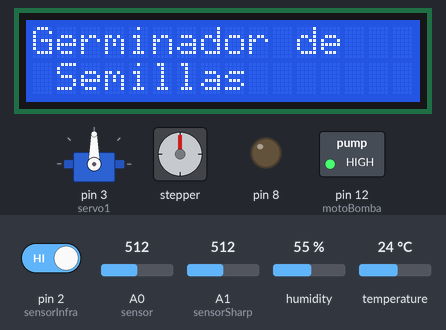
Bench run of a sketch on a simulated Arduino Uno, built with avr-gcc and run on an emulated ATmega328P. Parts: servo, 16×2 character LCD, stepper motor, switched loads named in the sketch (green lamp = pin HIGH), output pins drawn as LEDs (lit = HIGH). The inputs (shaded band) are chosen by the test bench; at power-on: pin 2 (sensorInfra) HIGH, A0 (sensor) = 512, temperature 24 °C, A1 (sensorSharp) = 512, humidity 55 %. Stepper angles assume 50 steps per turn; what the sketch prints to the serial monitor is not drawn.

Above: at 1.2 s.
1.3 s: pin 2 (sensorInfra) driven LOW
At 3.19 s:
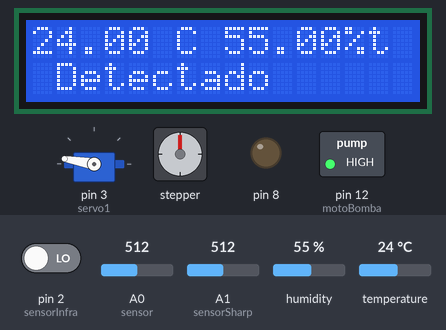
10.0 s: A0 (sensor) set to 306
At 10.9 s:
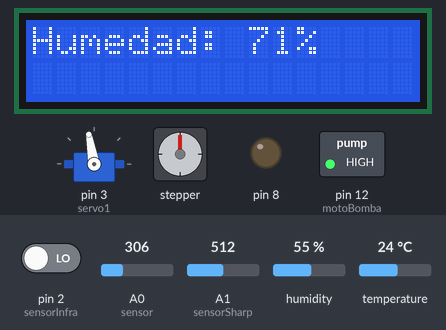
17.4 s: pin 2 (sensorInfra) driven HIGH
At 19.82 s:
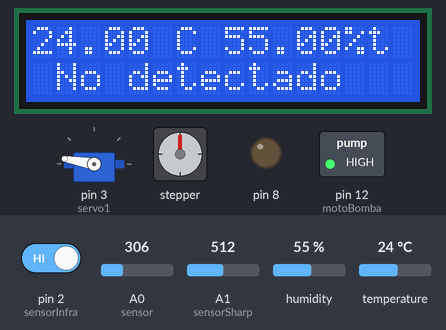
21.0 s: temperature set to 0 °C
At 24.32 s:
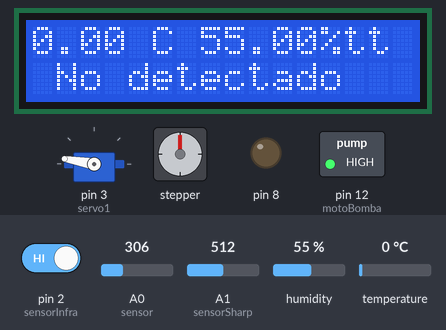
Timing chart, 0 to 26.6 s (numbered marks = the images above; inputs shaded):
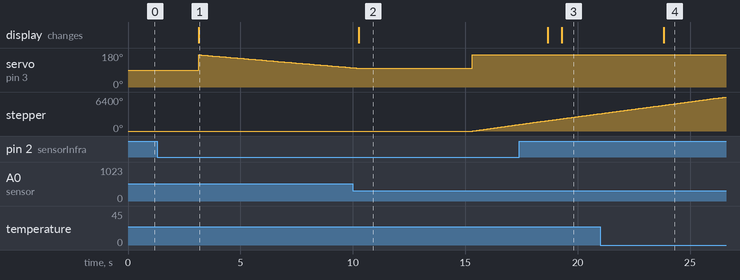

Measured:
- after the input at 1.3 s, stepper: stops changing and stays 0°; the display: changes after 1.8 s (image 1)
- after the input at 10.0 s, the display: changes after 0.27 s (image 2)
- after the input at 17.4 s, servo on pin 3 (servo1): stays 170° (without the input it goes to 169° after 1.1 s); the display: first changes after 1.3 s (image 3 shows a later state)
- after the input at 21.0 s, the display: changes after 2.8 s (image 4)

The sketch:

germinador.ino
```cpp
#include <DHT.h>
#include <Stepper.h>
#include <Servo.h>
#include <Wire.h>
#include <LiquidCrystal_I2C.h>


#define sensor A0
#define sensorSharp A1
#define DHTPIN 4  // Pin donde está conectado el sensor
#define motoBomba 12
#define DHTTYPE DHT11  // Descomentar si se usa el DHT 11
DHT dht(DHTPIN, DHTTYPE);


LiquidCrystal_I2C lcd(0x27, 16, 2);

int lista_humedad[2];
int valor_humedad = 0;
int contador = 0;
bool delayServo, inicio = false;

// Define el número de pasos y los pines del motor
const int stepsPerRevolution = 50;                    // Cambia esto según las especificaciones de tu motor
Stepper myStepper(stepsPerRevolution, 8, 9, 10, 11);  // Pines de control del motor
// Configura el pin del sensor IR
const int sensorInfra = 2;  // Cambia el número de pin según tu conexión

Servo servo1;
Servo servo2;

void setup() {
  Serial.begin(9600);  //iniciailzamos la comunicación
  pinMode(sensorInfra, INPUT);
  pinMode(8, OUTPUT);
  pinMode(motoBomba, OUTPUT);

  digitalWrite(motoBomba, HIGH);

  // Establece la velocidad del motor en pasos por segundo
  myStepper.setSpeed(100);  // Puedes ajustar la velocidad según tus necesidades

  servo1.attach(3);  // Conectar servo1 al pin 3
  // servo2.attach(5);

  dht.begin();
  lcd.init();
  lcd.backlight();
}

void loop() {
  if (!inicio) {
    lcd.setCursor(0, 0);
    lcd.print("Germinador de");
    lcd.setCursor(1, 1);
    lcd.print("Semillas");
    delay(3000);
    lcd.clear();
    inicio = true;
  }
  lcd.setCursor(0, 0);
  lcd.print(dht.readTemperature());
  lcd.print(" C ");
  lcd.print(dht.readHumidity());
  lcd.print("%t");
  Serial.print(dht.readTemperature());
  Serial.print(",");
  Serial.print(dht.readHumidity());
  Serial.println();


  int value_sharp = analogRead(sensorSharp);                // Lee el valor analógico del sensor
  float distance_sharp = 10650.08 / (value_sharp - 27.61);  // Fórmula de conversión, puede variar según el modelo

  Serial.print("Distancia: ");
  Serial.print(distance_sharp);
  Serial.println(" cm");

  //delay(500); // Espera 0.5 segundos antes de realizar la próxima lectura

  // Lee el estado del sensor IR
  servo1.write(170);
  servo2.write(130);

  int infraRojo = digitalRead(sensorInfra);

  // Si el sensor detecta un obstáculo (estado bajo)
  if (infraRojo == LOW) {
    lcd.setCursor(1, 1);
    lcd.print("Detectado           ");
    abajo();
    arriba();
    unsigned long tiempoInicial = millis();
    while (millis() - tiempoInicial < 3000) {  // Espera 3 segundos (3000 ms)
      myStepper.step(stepsPerRevolution);
    }
    lcd.clear();
  } else {
    myStepper.step(stepsPerRevolution);
    // Si no detecta un obstáculo (estado alto)
    digitalWrite(13, LOW);  // Apaga el LED incorporado en el pin 13
    lcd.setCursor(1, 1);
    lcd.print("No detectado");
  }


  if (distance_sharp <= 40) {
    Serial.println("ARRAY!!!");
    Serial.println(lista_humedad[0]);
    Serial.println(lista_humedad[1]);
    regadera();
  }
}

void arriba() {
  for (int ang = 170; ang >= 170; ang--) {
    servo1.write(ang);
    delay(20);
  }
}

void abajo() {
  for (int ang = 170; ang >= 100; ang--) {
    servo1.write(ang);
    delay(100);
  }
  unsigned long tiempoInicial = millis();
  while (millis() - tiempoInicial < 5000) {  // Espera 3 segundos (3000 ms)
    valor_humedad = map(analogRead(sensor), 0, 1023, 100, 0);
    //se hace un mapeo de la lectura del sensor a porcentual
    lcd.clear();
    lcd.setCursor(0, 0);
    lcd.print("Humedad: ");
    lcd.print(valor_humedad);
    lcd.print("%");
    delay(100);
  }
  lista_humedad[contador % 2] = valor_humedad;
}

void regadera() {
  if (lista_humedad[0] <= 50 && lista_humedad[0] >= 1) {
    myStepper.step(stepsPerRevolution);
    lcd.setCursor(1, 1);
    lcd.print("Riego             ");
    unsigned long tiempoInicial = millis();
    while (millis() - tiempoInicial < 3000) {  // Espera 3 segundos (3000 ms)
      digitalWrite(motoBomba, LOW);
    }
    while (millis() - tiempoInicial < 3000) {  // Espera 3 segundos (3000 ms)
      digitalWrite(motoBomba, HIGH);
      myStepper.step(stepsPerRevolution);
    }
  }
  // Elimina el primer dato y mueve el segundo dato a la primera posición
  lista_humedad[0] = lista_humedad[1];
  lista_humedad[1] = 0;  // O cualquier valor predeterminado, según tu lógica
}
```
